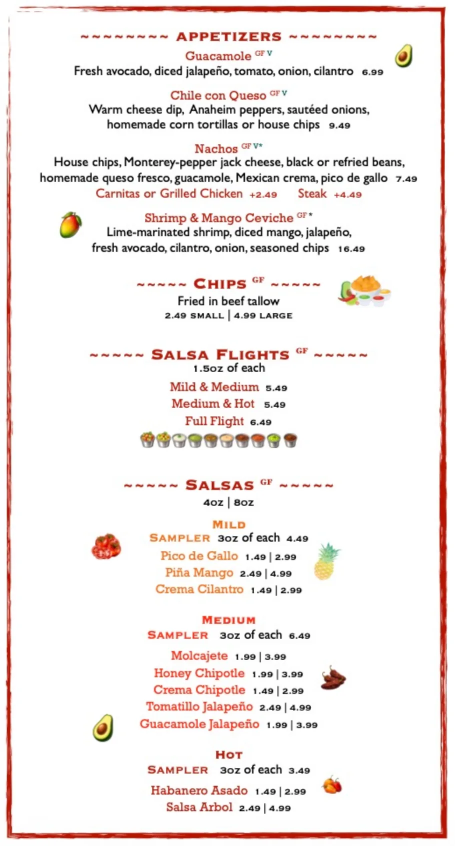
#> input picture sites/lupitas-valley/menus/img/appetizers-1-heber-city.webp, 910 x 1691 px, given in place of raw-logo, which was not available (shown at 1/2 size)
$ python prep.py
#> lines starting #> are read from the running program, lines starting #| are printed output that depends on the picture
import glob, os, subprocess
from PIL import Image
import segno
root = os.path.dirname(os.path.abspath(__file__)); site = root + '/site'
os.makedirs(site + '/menus/img', exist_ok=True); os.makedirs(site + '/qr', exist_ok=True)
tmp = root + '/pdfpng'; os.makedirs(tmp, exist_ok=True)
for f in glob.glob(root + '/assets/menus/*.pdf'):
    s = os.path.basename(f)[:-4]
    subprocess.run(['pdftoppm', '-r', '130', '-png', f, f'{tmp}/{s}'], check=True)
for p in glob.glob(tmp + '/*.png'):
    n = os.path.basename(p)[:-4]
    Image.open(p).convert('RGB').save(f'{site}/menus/img/{n}.webp', quality=78, method=6)
logo = Image.open(root + '/assets/img/site/raw-logo').convert('RGBA')
sq = logo.crop((0, 0, logo.height, logo.height)); sq.thumbnail((64, 64)); sq.save(site + '/img/site/favicon.png')
#> after `sq = logo.crop((0, 0, logo.height, logo.height))`:
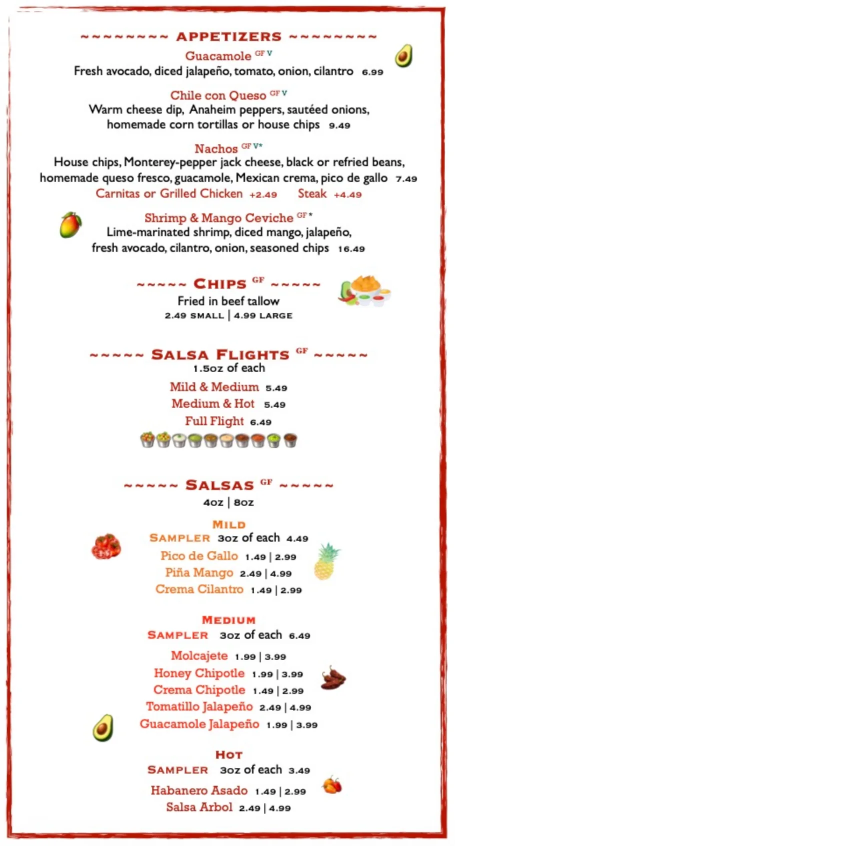
#> sq: PIL image 1691x1691 RGBA (shown at 1/2 size); mean R, G, B, A 131.1, 127, 125.9, 137.2; transparent parts drawn white
#> after `sq.thumbnail((64, 64))`:
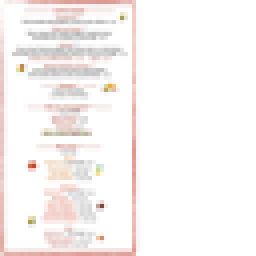
#> sq: PIL image 64x64 RGBA (shown 4 times larger); mean R, G, B, A 133.2, 128.8, 127.7, 137.2; transparent parts drawn white
for k, path in {'review': '/review', 'rewards': '/rewards', 'questions': '/questions', 'reservations': '/reservations'}.items():
#> (the run stopped early here; a loop or call above may not have finished)

$ run again, on sites/lupitas-valley/menus/img/brunch-2-heber-city.webp
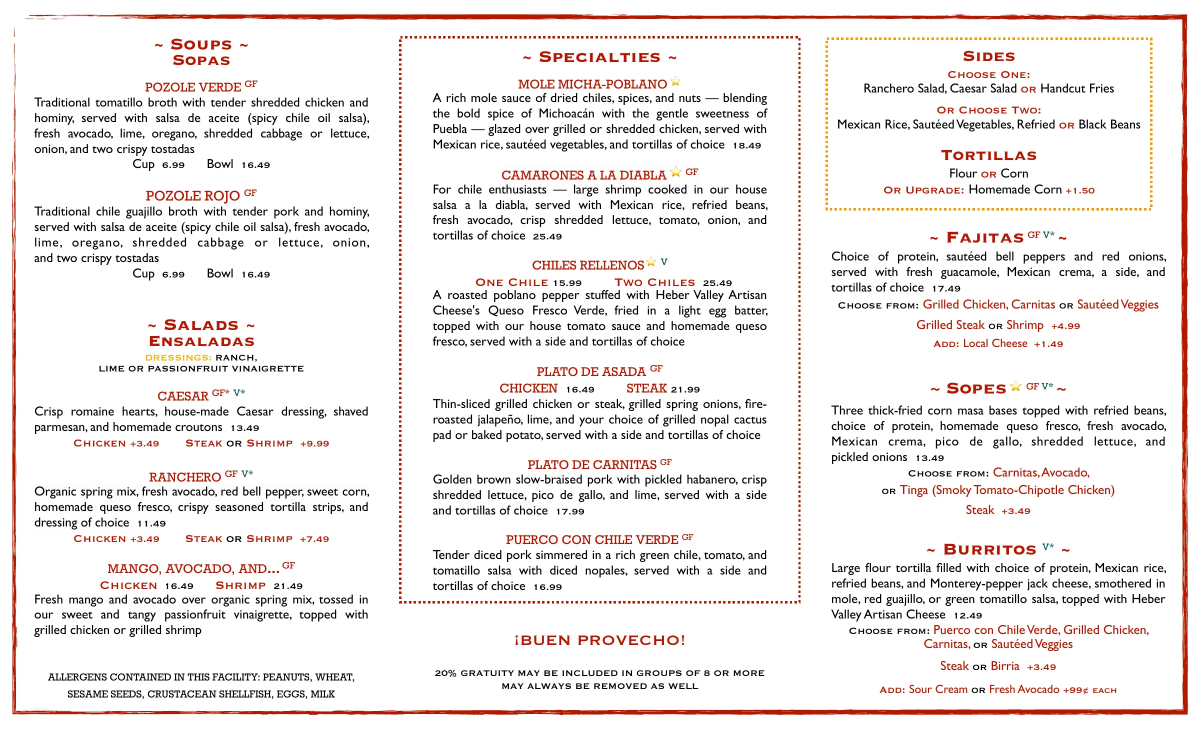
#> input picture sites/lupitas-valley/menus/img/brunch-2-heber-city.webp, 2400 x 1457 px, given in place of raw-logo, which was not available (shown at 1/2 size)
#> `sq = logo.crop((0, 0, logo.height, logo.height))`:
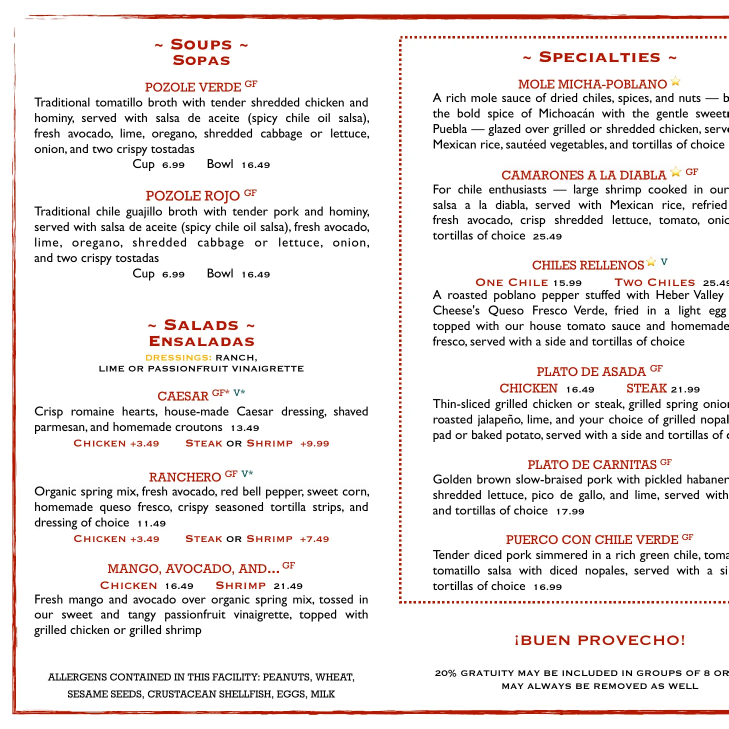
#> sq: PIL image 1457x1457 RGBA (shown at 1/2 size); mean R, G, B, A 238.6, 233.9, 233, 255
#> `sq.thumbnail((64, 64))`:
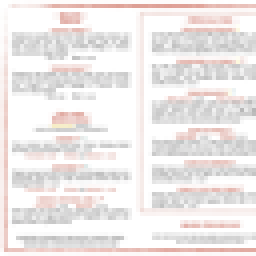
#> sq: PIL image 64x64 RGBA (shown 4 times larger); mean R, G, B, A 238.3, 233.4, 232.4, 255
